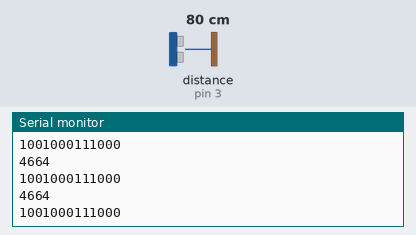
Simulated run of this sketch. Board: Arduino Uno, built with avr-gcc and run on an emulated ATmega328P. Shown: the last lines printed to the serial monitor. The test bench sets the inputs (shaded band); at power-on: distance to the obstacle (sensor on pin 3) 80 cm. The echo pulse lasts 58.3 µs per cm.

Above: at 1.2 s.
1.3 s: distance to the obstacle (sensor on pin 3) set to 2 cm
At 1.8 s:
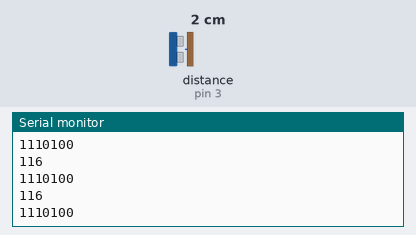
2.8 s: distance to the obstacle (sensor on pin 3) set to 4 cm
At 3.7 s:
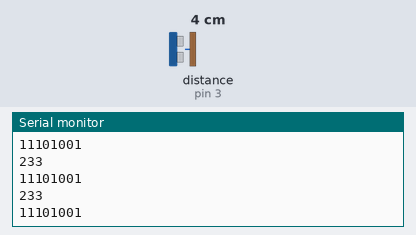
Timing chart, 0 to 5.8 s (numbered marks = the images above; inputs shaded):
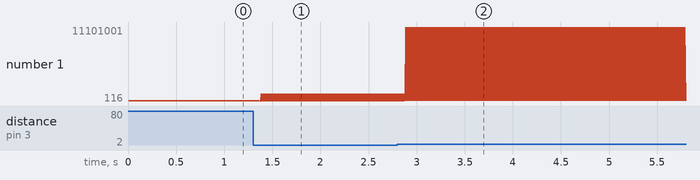

Measured:
- after the input at 1.3 s, the serial monitor: prints a new line after 0.08 s (image 1)
- after the input at 2.8 s, the serial monitor: prints a new line after 0.08 s (image 2)
- plotted number 1: 4664 → 1110100 after the input at 1.3 s, 1110100 → 1110 after the input at 2.8 s

The sketch:

lab5pb1.ino
```cpp
unsigned long durata;
void setup()
{
pinMode(2,OUTPUT);
pinMode(3,INPUT);
Serial.begin(9600);
}
void loop()
{
  digitalWrite(2,LOW);
  delayMicroseconds(2);
  digitalWrite(2,HIGH);
  delayMicroseconds(10);
  digitalWrite(2,LOW);
  durata=pulseIn(3,HIGH);
  Serial.println(durata);
  Serial.println(durata,BIN);
}
```
